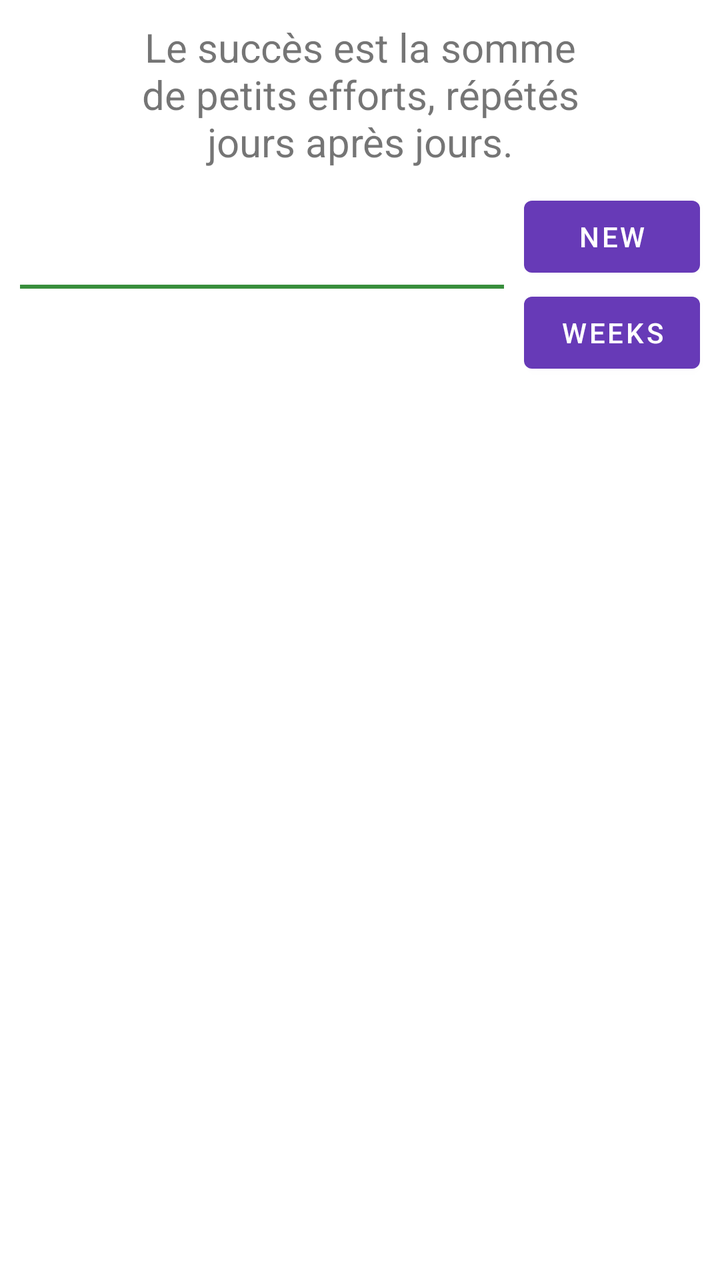
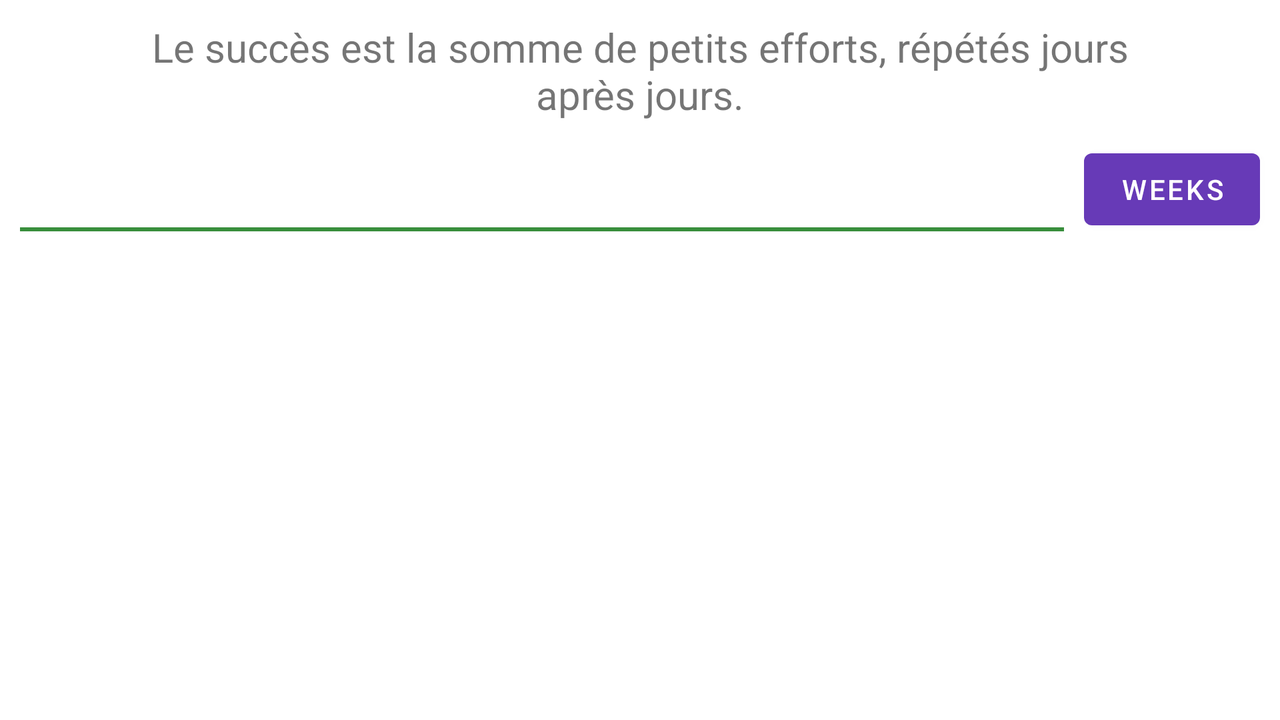

Compare how this app lays out the same screen by default and in its alternative resource folder. The renders come first, then the two layout files and the values they reference.
<!-- AndroidManifest.xml: application theme Theme.Ambrosia -->
<!-- res/layout/fragment_planning.xml -->
<?xml version="1.0" encoding="utf-8"?>
<RelativeLayout xmlns:android="http://schemas.android.com/apk/res/android"
    xmlns:tools="http://schemas.android.com/tools"
    android:layout_width="match_parent"
    android:layout_height="match_parent"
    tools:context=".planning.Planning">

    <TextView
        android:id="@+id/motivQuoteText"
        android:layout_width="match_parent"
        android:layout_height="wrap_content"
        android:layout_marginStart="70dp"
        android:layout_marginTop="10dp"
        android:layout_marginEnd="70dp"
        android:layout_marginBottom="10dp"
        android:text='"Le succès est la somme de petits efforts, répétés jours après jours."'
        android:textAlignment="center"
        android:textSize="@dimen/motivQuote" />

    <LinearLayout
        android:id="@+id/choiceLayout"
        android:layout_width="match_parent"
        android:layout_height="wrap_content"
        android:layout_below="@id/motivQuoteText"
        android:baselineAligned="false"
        android:gravity="center_horizontal|center_vertical"
        android:orientation="horizontal"
        android:weightSum="10">

        <LinearLayout
            android:id="@+id/linearLayoutDays"
            android:layout_width="wrap_content"
            android:layout_height="wrap_content"
            android:layout_marginStart="10dp"
            android:layout_marginEnd="10dp"
            android:layout_weight="10"
            android:background="@drawable/border"
            android:gravity="center"
            android:orientation="horizontal"
            android:paddingBottom="10dp"
            android:textAlignment="center">

        </LinearLayout>

        <LinearLayout
            android:layout_width="wrap_content"
            android:layout_height="wrap_content"
            android:layout_weight="1"
            android:orientation="vertical">

            <Button
                android:id="@+id/refresh"
                android:layout_width="wrap_content"
                android:layout_height="wrap_content"
                android:layout_marginEnd="10dp"
                android:layout_weight="1"
                android:text="New" />

            <Button
                android:id="@+id/buttonChange"
                android:layout_width="wrap_content"
                android:layout_height="wrap_content"
                android:layout_marginEnd="10dp"
                android:layout_weight="1"
                android:text="Weeks" />
        </LinearLayout>

    </LinearLayout>

    <androidx.viewpager2.widget.ViewPager2
        android:id="@+id/pager2"
        android:layout_width="match_parent"
        android:layout_height="match_parent"
        android:layout_below="@id/choiceLayout"
        android:padding="10dp" >

    </androidx.viewpager2.widget.ViewPager2>


</RelativeLayout>
<!-- resources referenced by this layout -->
<resources>
  <!-- from res/values-xxhdpi/ -->
  <dimen name="motivQuote"> 20sp</dimen>
  <!-- drawable border (drawable) -->
  <?xml version="1.0" encoding="utf-8"?>
  <layer-list xmlns:android="http://schemas.android.com/apk/res/android"
      android:layout_width="match_parent"
      android:layout_height="1dp">
  
      <item
          android:left="-2dp"
          android:right="-2dp"
          android:top="-2dp"
          android:bottom="3dp">
          <shape
              android:shape="rectangle">
              <stroke
                  android:width="2dp"
                  android:color="@color/green_700" />
              <solid android:color="@android:color/transparent" />
          </shape>
      </item>
  
  </layer-list>
  <style name="Theme.Ambrosia" parent="Theme.MaterialComponents.DayNight.DarkActionBar">
          
          <item name="colorPrimary">@color/purple_500</item>
          <item name="colorPrimaryVariant">@color/purple_700</item>
          <item name="colorOnPrimary">@color/white</item>
          
          <item name="colorSecondary">@color/teal_200</item>
          <item name="colorSecondaryVariant">@color/teal_700</item>
          <item name="colorOnSecondary">@color/black</item>
          
          <item name="android:statusBarColor" tools:targetApi="l">?attr/colorPrimaryVariant</item>
          
      </style>
  <color name="green_700">#FF388E3C</color>
  <color name="purple_500">#FF673AB7</color>
  <color name="purple_700">#FF512DA8</color>
  <color name="white">#FFFFFFFF</color>
  <color name="teal_200">#FF80CBC4</color>
  <color name="teal_700">#FF00796B</color>
  <color name="black">#FF000000</color>
</resources>
<!-- res/layout-land/fragment_planning.xml (the repository's variant of the layout above) -->
<!-- drawn on the phone turned sideways -->
<?xml version="1.0" encoding="utf-8"?>
<RelativeLayout xmlns:android="http://schemas.android.com/apk/res/android"
    xmlns:tools="http://schemas.android.com/tools"
    android:layout_width="match_parent"
    android:layout_height="match_parent"
    android:orientation="horizontal"
    tools:context=".planning.Planning">

    <TextView
        android:id="@+id/motivQuoteText"
        android:layout_width="match_parent"
        android:layout_height="wrap_content"
        android:layout_marginStart="70dp"
        android:layout_marginTop="10dp"
        android:layout_marginEnd="70dp"
        android:layout_marginBottom="10dp"
        android:text='"Le succès est la somme de petits efforts, répétés jours après jours."'
        android:textAlignment="center"
        android:textSize="@dimen/motivQuote" />

    <LinearLayout
        android:id="@+id/choiceLayout"
        android:layout_width="match_parent"
        android:layout_height="wrap_content"
        android:layout_below="@id/motivQuoteText"
        android:orientation="horizontal"
        android:weightSum="6">

        <LinearLayout
            android:id="@+id/linearLayoutDays"
            android:layout_width="wrap_content"
            android:layout_height="match_parent"
            android:layout_marginStart="10dp"
            android:layout_marginTop="10dp"
            android:layout_marginEnd="10dp"
            android:layout_weight="6"
            android:background="@drawable/border"
            android:gravity="center"
            android:orientation="horizontal"
            android:textAlignment="center" />

        <Button
            android:id="@+id/buttonChange"
            android:layout_width="wrap_content"
            android:layout_height="wrap_content"
            android:layout_marginEnd="10dp"
            android:layout_weight="1"
            android:text="Weeks" />

    </LinearLayout>

    <androidx.viewpager2.widget.ViewPager2
        android:id="@+id/pager2"
        android:layout_width="match_parent"
        android:layout_height="match_parent"
        android:layout_below="@id/choiceLayout"
        android:padding="10dp" />


</RelativeLayout>
